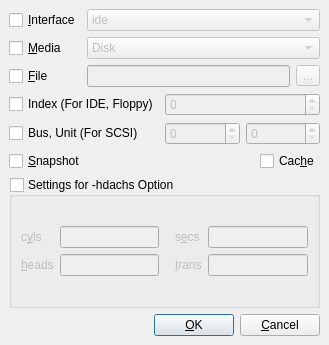
<ui version="4.0" >
 <author>Andrey Rijov</author>
 <class>Add_New_Device_Window</class>
 <widget class="QDialog" name="Add_New_Device_Window" >
  <property name="geometry" >
   <rect>
    <x>0</x>
    <y>0</y>
    <width>329</width>
    <height>345</height>
   </rect>
  </property>
  <property name="windowTitle" >
   <string>New Storage Device</string>
  </property>
  <property name="windowIcon" >
   <iconset resource="images.qrc" >
    <normaloff>:/blockdevice.png</normaloff>:/blockdevice.png</iconset>
  </property>
  <layout class="QGridLayout" >
   <property name="margin" >
    <number>9</number>
   </property>
   <property name="spacing" >
    <number>6</number>
   </property>
   <item row="1" column="0" colspan="3" >
    <layout class="QGridLayout" >
     <property name="margin" >
      <number>0</number>
     </property>
     <property name="spacing" >
      <number>6</number>
     </property>
     <item row="1" column="0" >
      <widget class="QCheckBox" name="CH_Bus_Unit" >
       <property name="text" >
        <string>Bus, Unit (For SCSI)</string>
       </property>
      </widget>
     </item>
     <item row="0" column="1" colspan="2" >
      <widget class="QSpinBox" name="SB_Index" >
       <property name="enabled" >
        <bool>false</bool>
       </property>
      </widget>
     </item>
     <item row="1" column="2" >
      <widget class="QSpinBox" name="SB_Unit" >
       <property name="enabled" >
        <bool>false</bool>
       </property>
      </widget>
     </item>
     <item row="1" column="1" >
      <widget class="QSpinBox" name="SB_Bus" >
       <property name="enabled" >
        <bool>false</bool>
       </property>
      </widget>
     </item>
     <item row="0" column="0" >
      <widget class="QCheckBox" name="CH_Index" >
       <property name="text" >
        <string>Index (For IDE, Floppy)</string>
       </property>
      </widget>
     </item>
    </layout>
   </item>
   <item row="2" column="0" >
    <widget class="QCheckBox" name="CH_Snapshot" >
     <property name="text" >
      <string>&amp;Snapshot</string>
     </property>
    </widget>
   </item>
   <item row="4" column="0" colspan="3" >
    <layout class="QHBoxLayout" >
     <property name="spacing" >
      <number>6</number>
     </property>
     <property name="margin" >
      <number>0</number>
     </property>
     <item>
      <spacer>
       <property name="orientation" >
        <enum>Qt::Horizontal</enum>
       </property>
       <property name="sizeHint" stdset="0" >
        <size>
         <width>40</width>
         <height>20</height>
        </size>
       </property>
      </spacer>
     </item>
     <item>
      <widget class="QPushButton" name="Button_OK" >
       <property name="text" >
        <string>&amp;OK</string>
       </property>
      </widget>
     </item>
     <item>
      <widget class="QPushButton" name="Button_Cancel" >
       <property name="text" >
        <string>&amp;Cancel</string>
       </property>
      </widget>
     </item>
    </layout>
   </item>
   <item row="2" column="2" >
    <widget class="QCheckBox" name="CH_Cache" >
     <property name="text" >
      <string>Cac&amp;he</string>
     </property>
    </widget>
   </item>
   <item row="0" column="0" colspan="3" >
    <layout class="QGridLayout" >
     <property name="margin" >
      <number>0</number>
     </property>
     <property name="spacing" >
      <number>6</number>
     </property>
     <item row="1" column="1" colspan="2" >
      <widget class="QComboBox" name="CB_Media" >
       <property name="enabled" >
        <bool>false</bool>
       </property>
       <item>
        <property name="text" >
         <string>Disk</string>
        </property>
       </item>
       <item>
        <property name="text" >
         <string>CD-ROM</string>
        </property>
       </item>
      </widget>
     </item>
     <item row="0" column="1" colspan="2" >
      <widget class="QComboBox" name="CB_Interface" >
       <property name="enabled" >
        <bool>false</bool>
       </property>
       <item>
        <property name="text" >
         <string>ide</string>
        </property>
       </item>
       <item>
        <property name="text" >
         <string>scsi</string>
        </property>
       </item>
       <item>
        <property name="text" >
         <string>sd</string>
        </property>
       </item>
       <item>
        <property name="text" >
         <string>mtd</string>
        </property>
       </item>
       <item>
        <property name="text" >
         <string>floppy</string>
        </property>
       </item>
       <item>
        <property name="text" >
         <string>pflash</string>
        </property>
       </item>
      </widget>
     </item>
     <item row="2" column="1" >
      <widget class="QLineEdit" name="Edit_File_Path" >
       <property name="enabled" >
        <bool>false</bool>
       </property>
      </widget>
     </item>
     <item row="2" column="2" >
      <widget class="QToolButton" name="TB_File_Path_Browse" >
       <property name="enabled" >
        <bool>false</bool>
       </property>
       <property name="text" >
        <string>...</string>
       </property>
      </widget>
     </item>
     <item row="1" column="0" >
      <widget class="QCheckBox" name="CH_Media" >
       <property name="text" >
        <string>&amp;Media</string>
       </property>
      </widget>
     </item>
     <item row="2" column="0" >
      <widget class="QCheckBox" name="CH_File" >
       <property name="text" >
        <string>&amp;File</string>
       </property>
      </widget>
     </item>
     <item row="0" column="0" >
      <widget class="QCheckBox" name="CH_Interface" >
       <property name="text" >
        <string>&amp;Interface</string>
       </property>
      </widget>
     </item>
    </layout>
   </item>
   <item row="2" column="1" >
    <spacer>
     <property name="orientation" >
      <enum>Qt::Horizontal</enum>
     </property>
     <property name="sizeHint" stdset="0" >
      <size>
       <width>40</width>
       <height>20</height>
      </size>
     </property>
    </spacer>
   </item>
   <item row="3" column="0" colspan="3" >
    <widget class="QGroupBox" name="GB_hdachs_Settings" >
     <property name="title" >
      <string>Settings for -hdachs Option</string>
     </property>
     <property name="checkable" >
      <bool>true</bool>
     </property>
     <property name="checked" >
      <bool>false</bool>
     </property>
     <layout class="QGridLayout" >
      <property name="margin" >
       <number>9</number>
      </property>
      <property name="spacing" >
       <number>6</number>
      </property>
      <item row="0" column="1" >
       <spacer>
        <property name="orientation" >
         <enum>Qt::Horizontal</enum>
        </property>
        <property name="sizeType" >
         <enum>QSizePolicy::Fixed</enum>
        </property>
        <property name="sizeHint" stdset="0" >
         <size>
          <width>10</width>
          <height>20</height>
         </size>
        </property>
       </spacer>
      </item>
      <item row="0" column="2" >
       <layout class="QGridLayout" >
        <property name="margin" >
         <number>0</number>
        </property>
        <property name="spacing" >
         <number>6</number>
        </property>
        <item row="1" column="1" >
         <widget class="QLineEdit" name="Edit_Trans" />
        </item>
        <item row="0" column="1" >
         <widget class="QLineEdit" name="Edit_Secs" />
        </item>
        <item row="0" column="0" >
         <widget class="QLabel" name="Label_Secs" >
          <property name="text" >
           <string>s&amp;ecs</string>
          </property>
          <property name="buddy" >
           <cstring>Edit_Secs</cstring>
          </property>
         </widget>
        </item>
        <item row="1" column="0" >
         <widget class="QLabel" name="Label_Trans" >
          <property name="text" >
           <string>&amp;trans</string>
          </property>
          <property name="buddy" >
           <cstring>Edit_Trans</cstring>
          </property>
         </widget>
        </item>
       </layout>
      </item>
      <item row="0" column="0" >
       <layout class="QGridLayout" >
        <property name="margin" >
         <number>0</number>
        </property>
        <property name="spacing" >
         <number>6</number>
        </property>
        <item row="0" column="0" >
         <widget class="QLabel" name="Label_Cyls" >
          <property name="text" >
           <string>c&amp;yls</string>
          </property>
          <property name="buddy" >
           <cstring>Edit_Cyls</cstring>
          </property>
         </widget>
        </item>
        <item row="0" column="1" >
         <widget class="QLineEdit" name="Edit_Cyls" />
        </item>
        <item row="1" column="0" >
         <widget class="QLabel" name="Label_Heads" >
          <property name="text" >
           <string>&amp;heads</string>
          </property>
          <property name="buddy" >
           <cstring>Edit_Heads</cstring>
          </property>
         </widget>
        </item>
        <item row="1" column="1" >
         <widget class="QLineEdit" name="Edit_Heads" />
        </item>
       </layout>
      </item>
     </layout>
    </widget>
   </item>
  </layout>
 </widget>
 <tabstops>
  <tabstop>CH_Interface</tabstop>
  <tabstop>CB_Interface</tabstop>
  <tabstop>CH_Media</tabstop>
  <tabstop>CB_Media</tabstop>
  <tabstop>CH_File</tabstop>
  <tabstop>Edit_File_Path</tabstop>
  <tabstop>TB_File_Path_Browse</tabstop>
  <tabstop>CH_Index</tabstop>
  <tabstop>SB_Index</tabstop>
  <tabstop>CH_Bus_Unit</tabstop>
  <tabstop>SB_Bus</tabstop>
  <tabstop>SB_Unit</tabstop>
  <tabstop>CH_Snapshot</tabstop>
  <tabstop>CH_Cache</tabstop>
  <tabstop>Edit_Cyls</tabstop>
  <tabstop>Edit_Heads</tabstop>
  <tabstop>Edit_Secs</tabstop>
  <tabstop>Edit_Trans</tabstop>
  <tabstop>Button_OK</tabstop>
  <tabstop>Button_Cancel</tabstop>
 </tabstops>
 <resources>
  <include location="images.qrc" />
 </resources>
 <connections>
  <connection>
   <sender>Button_Cancel</sender>
   <signal>clicked()</signal>
   <receiver>Add_New_Device_Window</receiver>
   <slot>reject()</slot>
   <hints>
    <hint type="sourcelabel" >
     <x>306</x>
     <y>321</y>
    </hint>
    <hint type="destinationlabel" >
     <x>316</x>
     <y>331</y>
    </hint>
   </hints>
  </connection>
  <connection>
   <sender>CH_Interface</sender>
   <signal>toggled(bool)</signal>
   <receiver>CB_Interface</receiver>
   <slot>setEnabled(bool)</slot>
   <hints>
    <hint type="sourcelabel" >
     <x>57</x>
     <y>19</y>
    </hint>
    <hint type="destinationlabel" >
     <x>258</x>
     <y>14</y>
    </hint>
   </hints>
  </connection>
  <connection>
   <sender>CH_Media</sender>
   <signal>toggled(bool)</signal>
   <receiver>CB_Media</receiver>
   <slot>setEnabled(bool)</slot>
   <hints>
    <hint type="sourcelabel" >
     <x>54</x>
     <y>47</y>
    </hint>
    <hint type="destinationlabel" >
     <x>259</x>
     <y>50</y>
    </hint>
   </hints>
  </connection>
  <connection>
   <sender>CH_File</sender>
   <signal>toggled(bool)</signal>
   <receiver>Edit_File_Path</receiver>
   <slot>setEnabled(bool)</slot>
   <hints>
    <hint type="sourcelabel" >
     <x>40</x>
     <y>82</y>
    </hint>
    <hint type="destinationlabel" >
     <x>160</x>
     <y>83</y>
    </hint>
   </hints>
  </connection>
  <connection>
   <sender>CH_File</sender>
   <signal>toggled(bool)</signal>
   <receiver>TB_File_Path_Browse</receiver>
   <slot>setEnabled(bool)</slot>
   <hints>
    <hint type="sourcelabel" >
     <x>77</x>
     <y>88</y>
    </hint>
    <hint type="destinationlabel" >
     <x>298</x>
     <y>79</y>
    </hint>
   </hints>
  </connection>
  <connection>
   <sender>CH_Index</sender>
   <signal>toggled(bool)</signal>
   <receiver>SB_Index</receiver>
   <slot>setEnabled(bool)</slot>
   <hints>
    <hint type="sourcelabel" >
     <x>107</x>
     <y>108</y>
    </hint>
    <hint type="destinationlabel" >
     <x>223</x>
     <y>113</y>
    </hint>
   </hints>
  </connection>
  <connection>
   <sender>CH_Bus_Unit</sender>
   <signal>toggled(bool)</signal>
   <receiver>SB_Bus</receiver>
   <slot>setEnabled(bool)</slot>
   <hints>
    <hint type="sourcelabel" >
     <x>105</x>
     <y>142</y>
    </hint>
    <hint type="destinationlabel" >
     <x>209</x>
     <y>138</y>
    </hint>
   </hints>
  </connection>
  <connection>
   <sender>CH_Bus_Unit</sender>
   <signal>toggled(bool)</signal>
   <receiver>SB_Unit</receiver>
   <slot>setEnabled(bool)</slot>
   <hints>
    <hint type="sourcelabel" >
     <x>64</x>
     <y>146</y>
    </hint>
    <hint type="destinationlabel" >
     <x>278</x>
     <y>153</y>
    </hint>
   </hints>
  </connection>
 </connections>
</ui>
